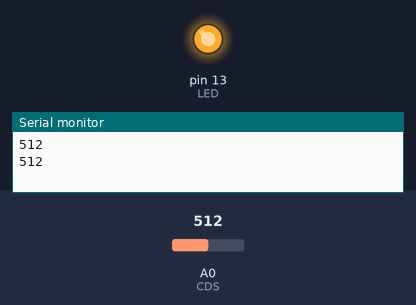
The sketch below on a simulated Arduino Uno, built with avr-gcc and run on an emulated ATmega328P. Shown: output pins drawn as LEDs (lit = HIGH), the last lines printed to the serial monitor. Inputs (shaded band) come from the test bench; at power-on: A0 (CDS) = 512.

Above: at 1.8 s.
1.9 s: A0 (CDS) set to 584
3.4 s: A0 (CDS) set to 619
At 5.1 s:
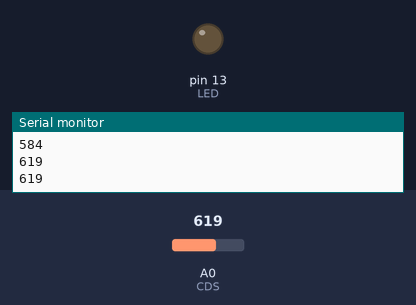
5.5 s: A0 (CDS) set to 590
At 6.7 s:
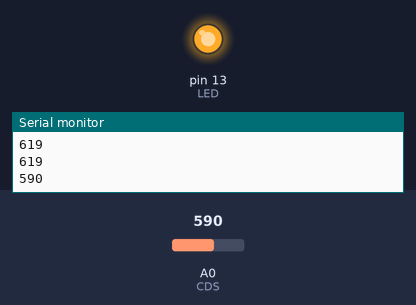
7.5 s: A0 (CDS) set to 610
At 9.4 s:
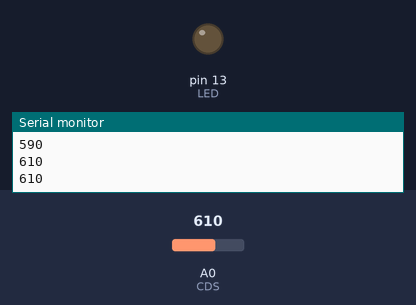
Timing chart, 0 to 10.5 s (numbered marks = the images above; inputs shaded):
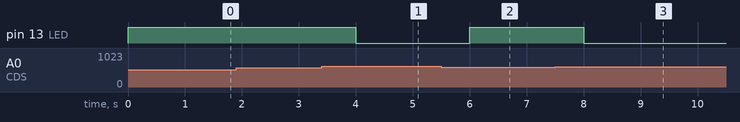

The sketch:

lightsensor.ino
```cpp
// light sensor

#define CDS A0 // Cdsセルの入力ピン
#define LED 13 // LEDピン

void setup() {
  // デバッグシリアルの初期化
  Serial.begin(9600);

  // Cdsセルを入力に設定
  pinMode(CDS, INPUT);
  // LEDを出力に設定
  pinMode(LED, OUTPUT);
}

void loop() {
  // Cdsセルからの入力
  int light = analogRead(CDS);
  // デバッグ表示
  Serial.println(light);

  // 明るさによってLEDの点灯を変化させる
  if (light > 600) {
    // 明るい
    digitalWrite(LED, LOW);
  } else {
    // 暗い
    digitalWrite(LED, HIGH);
  }

  delay(1000);
}
```

Measured:
- the behaviour switches between 600 and 601 on A0 (CDS) (found by bisection; images 0 and 1)
- after the input at 3.4 s, pin 13 (LED): HIGH → LOW after 0.60 s
- after the input at 5.5 s, pin 13 (LED): LOW → HIGH after 0.50 s
- after the input at 7.5 s, pin 13 (LED): HIGH → LOW after 0.50 s
